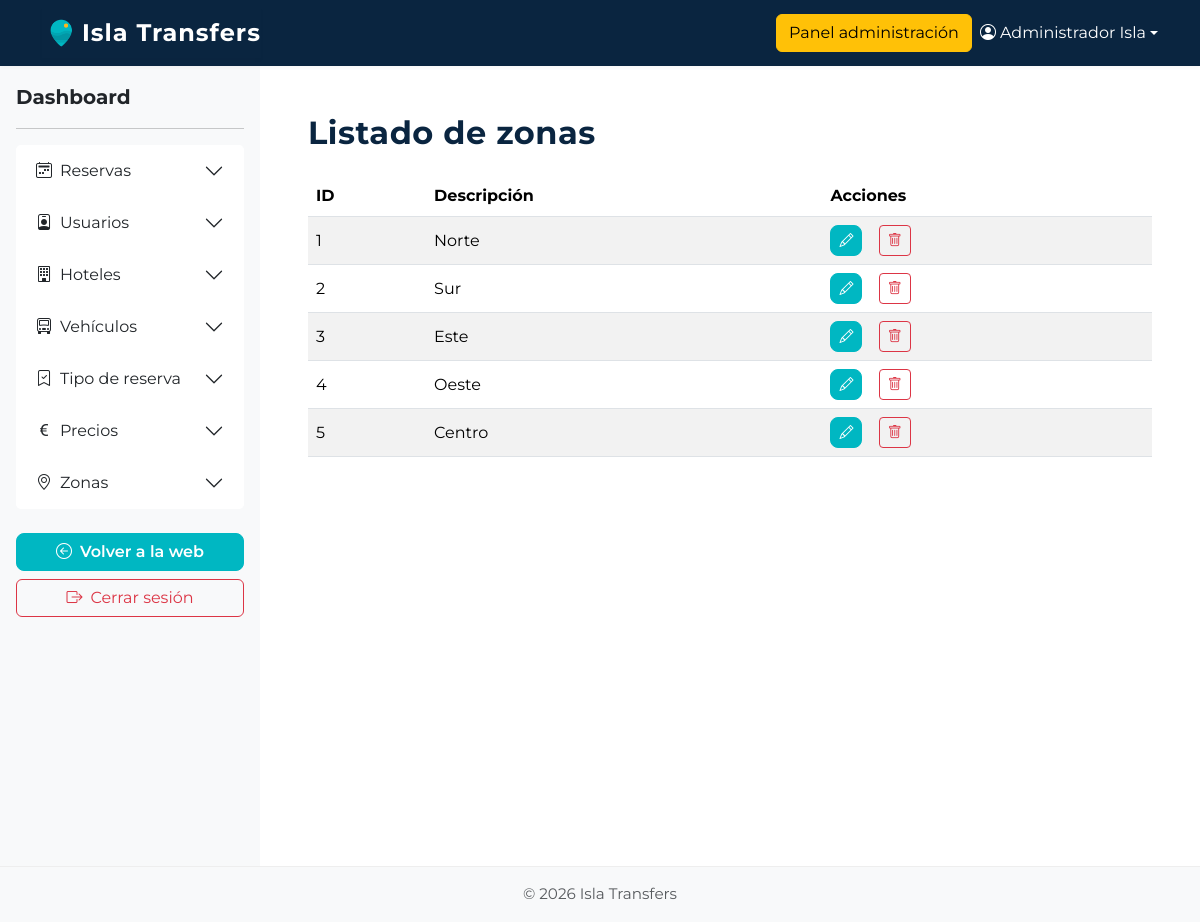
Screenshot of /userAdmin/listadoZonas (signed in) with the database file from the repository.
### tables this page shows
CREATE TABLE `transfer_zonas` (
  `id_zona` int(11) NOT NULL,
  `descripcion` varchar(100) NOT NULL
);

### core/Controller.php (called while the page is built, shortened)
<?php
class Controller
{
    public function view($view, $data = [])
    {
        extract($data);
        require __DIR__ . "/../app/views/$view.php";
    }
}

### app/controllers/UserAdminController.php (called while the page is built, shortened)
<?php
class UserAdminController extends Controller
{
    public function listadoZonas()
    {
        $zonaModel = $this->model('Zona');
        $zonas = $zonaModel->getAll();
        $this->view('userAdmin/listadoZonas', ['zonas' => $zonas]);
    }
}

### html/index.php (called while the page is built, shortened)
<?php
$router = new Router();
$router->route();

### app/models/Zona.php (called while the page is built, shortened)
<?php
class Zona extends Model
{
    public function getAll()
    {
        $db = $this->db();
        $stmt = $db->query("SELECT * FROM transfer_zonas ORDER BY id_zona ASC");
        return $stmt->fetchAll(PDO::FETCH_ASSOC);
    }
}

### app/views/userAdmin/listadoZonas.php (the view, shortened to what this page needs)
<?php require __DIR__ . '/../components/header.php'; ?>
<?php require __DIR__ . '/../components/navbar.php'; ?>
<div class="d-flex" style="min-height: 100vh;">
    <?php require __DIR__ . '/../components/sidebar.php'; ?>
    <main class="flex-grow-1 p-5">
        <h2 class="mb-4">Listado de zonas</h2>
        <table class="table table-striped table-hover align-middle">
            <thead>
                <tr>
                    <th>ID</th>
                    <th>Descripción</th>
                    <th>Acciones</th>
                </tr>
            </thead>
            <tbody>
                <?php if (empty($zonas)): ?>
                    <tr>
                        <td colspan="3" class="text-center">No hay zonas registradas.</td>
                    </tr>
                <?php else: ?>
                    <?php foreach ($zonas as $zona): ?>
                        <tr>
                            <td><?= htmlspecialchars($zona['id_zona']) ?></td>
                            <td><?= htmlspecialchars($zona['descripcion']) ?></td>
                            <td>
                                <a href="/userAdmin/editarZona/<?= $zona['id_zona'] ?>" class="btn btn-primary btn-sm me-1" title="Editar">
                                    <i class="bi bi-pencil"></i>
                                </a>
                                <a href="/userAdmin/eliminarZona/<?= $zona['id_zona'] ?>"
                                    class="btn btn-outline-danger btn-sm ms-2"
                                    onclick="return confirm('¿Seguro que deseas eliminar esta zona?');"
                                    title="Eliminar">
                                    <i class="bi bi-trash"></i>
                                </a>
                            </td>
                        </tr>
                    <?php endforeach; ?>
                <?php endif; ?>
            </tbody>
        </table>
    </main>
</div>
<?php require __DIR__ . '/../components/footer.php'; ?>

### html/css/custom.css (style rules this page uses)
:root { --color-principal: #00b7c2; --color-header: #0a2540; --color-texto: #333; --color-bg: #fff; --color-navbar-bg: #0a2540; --color-footer-bg: var(--color-gris); --color-footer-text: #888; --color-acento: #ff6b6b; --color-enfasis: #ffb81c; --color-neutro: #f6e7d8; --color-gris: #6b7280; --color-fondo: #fff; }
body { font-family: "Montserrat", Arial, sans-serif; background-color: var(--color-fondo); color: var(--color-texto); }
.btn-primary, .btn-primary:visited { background-color: var(--color-principal) !important; border-color: var(--color-principal) !important; color: #fff !important; font-weight: 600; border-radius: 0.5rem; transition: background 0.15s; }
h1, h2, h3 { color: var(--color-header); font-weight: 700; letter-spacing: 0.5px; }

### rows the page displays
transfer_zonas: id_zona "1", descripcion "Norte"
transfer_zonas: id_zona "2", descripcion "Sur"
transfer_zonas: id_zona "3", descripcion "Este"
transfer_zonas: id_zona "4", descripcion "Oeste"
transfer_zonas: id_zona "5", descripcion "Centro"

### other values shown
$_SESSION['user_name'] "Administrador Isla"
